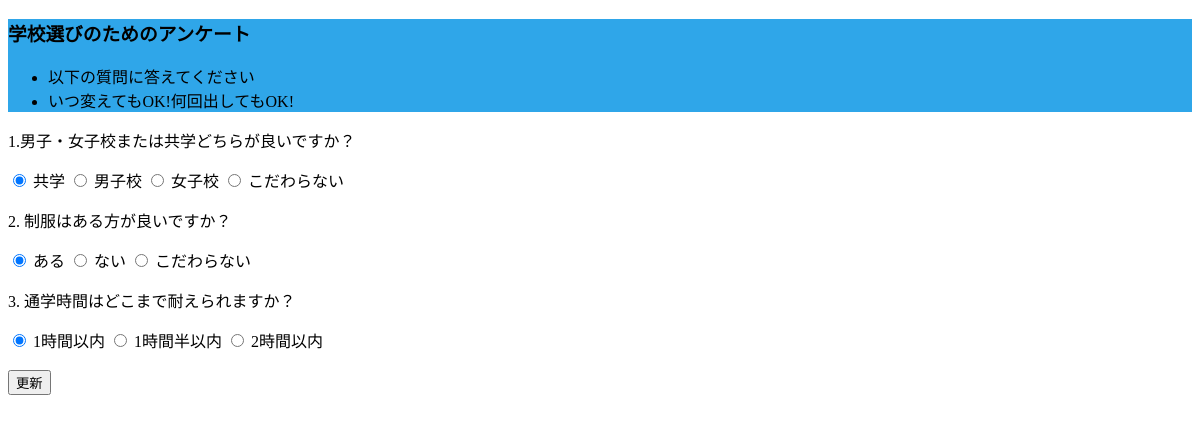
The page /detail.php?id=1 on the database as committed earlier.
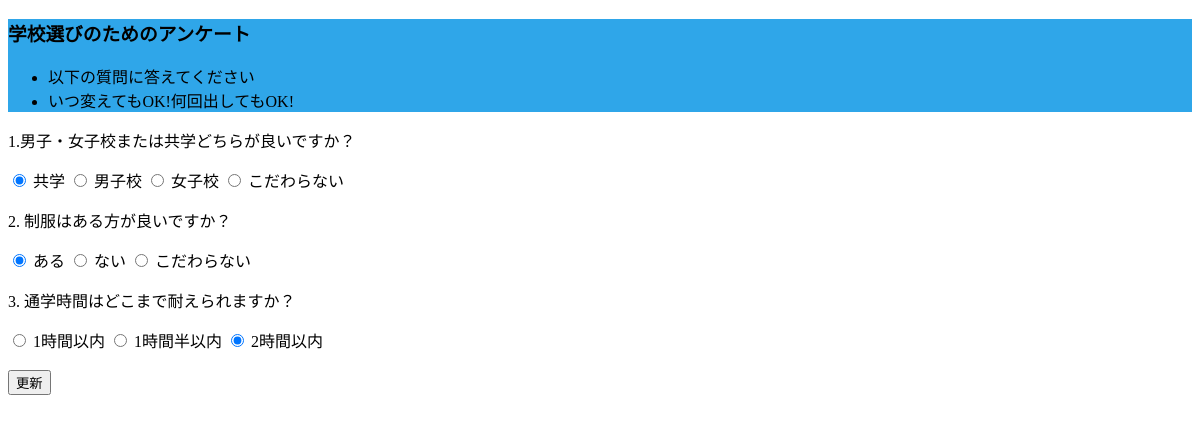
The same page on the database as committed later.
### tables this page shows
CREATE TABLE `answer1` (
  `id` int NOT NULL,
  `q1` varchar(64) DEFAULT NULL,
  `q2` varchar(64) DEFAULT NULL,
  `q3` varchar(64) DEFAULT NULL,
  `date` datetime NOT NULL
);

### detail.php (the view, shortened to what this page needs)
<?php
$id = $_GET['id'];
$pdo = db_conn();
$stmt = $pdo->prepare('SELECT * FROM answer1 WHERE id = :id;');
$stmt->bindValue(':id', $id, PDO::PARAM_INT);
$status = $stmt->execute();
$result = '';
if ($status === false) {
    $error = $stmt->errorInfo();
    exit('SQLError:' . print_r($error, true));
} else {
    $result = $stmt->fetch();
}
?>
<!DOCTYPE html>
<html>
<head>
</head>
<body>
    <div class="menu">
        <h3>学校選びのためのアンケート</h3>
        <ul>
            <li>以下の質問に答えてください</li>
            <li>いつ変えてもOK!何回出してもOK!</li>
        </ul>
    </div>
    <form action="update.php" method="post">
        <p>1.男子・女子校または共学どちらが良いですか？</p>
        <label><input type="radio" name="q1" value="共学" <?= $result['q1'] === '共学' ? 'checked' : '' ?>> 共学</label>
        <label><input type="radio" name="q1" value="男子校" <?= $result['q1'] === '男子校' ? 'checked' : '' ?>> 男子校</label>
        <label><input type="radio" name="q1" value="女子校" <?= $result['q1'] === '女子校' ? 'checked' : '' ?>> 女子校</label>
        <label><input type="radio" name="q1" value="こだわらない" <?= $result['q1'] === 'こだらない' ? 'checked' : '' ?>> こだわらない</label><br>
        <p>2. 制服はある方が良いですか？</p>
        <label><input type="radio" name="q2" value="ある"<?= $result['q2'] === 'ある' ? 'checked' : '' ?>> ある</label>
        <label><input type="radio" name="q2" value="ない"<?= $result['q2'] === 'ない' ? 'checked' : '' ?>> ない</label>
        <label><input type="radio" name="q2" value="こだわらない"<?= $result['q2'] === 'こだわらない' ? 'checked' : '' ?>> こだわらない</label><br>
        <p>3. 通学時間はどこまで耐えられますか？</p>
        <label><input type="radio" name="q3" value="1時間以内"<?= $result['q3'] === '1時間以内' ? 'checked' : '' ?>> 1時間以内</label>
        <label><input type="radio" name="q3" value="1時間半以内"<?= $result['q3'] === '1時間半以内' ? 'checked' : '' ?>> 1時間半以内</label>
        <label><input type="radio" name="q3" value="2時間以内"<?= $result['q3'] === '2時間以内' ? 'checked' : '' ?>> 2時間以内</label><br>
        <input type="hidden" name="id" value="<?= $result['id'] ?>"></label><br>
        <input type="submit" value="更新">
    </form>
</body>
</html>

### detail.php (style rules this page uses)
.menu { background-color: #2FA6E9; }

Rows that differ between the two databases and show on the page:
changed answer1 "☑ 共学": q3 "☑ 1時間以内" → "☐ 1時間以内"; q3 "☐ 2時間以内" → "☑ 2時間以内"
